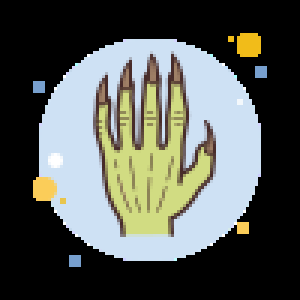
#> input picture image/papel.png, 100 x 100 px (shown 3 times larger); its folder holds only this picture in this run
$ python -i main.py   (imports and definitions only)   (older library calls are emulated)
#> lines starting #> are read from the running program, lines starting #| are printed output that depends on the picture
import tkinter
from tkinter import*
from  tkinter import ttk
from PIL import Image
from PIL import ImageTk
import random
#from Pil import image, ImageTk


# cores --------------------------------
co0 = "#FFFFFF"  # white / branca
co1 = "#333333"  # black / preta
co2 = "#fcc058"  # orange / laranja
co3 = "#fff873"  # yellow / amarela
co4 = "#34eb3d"   # green / verde
co5 = "#e85151"   # red / vermelha

fundo = "#3b3b3b"


# janela
# [4 lines not run here, left out]

#Dividindo a janela


# [1 line that did not run here, left out]
# [1 line not run here, left out]
# [1 line that did not run here, left out]
# [1 line not run here, left out]

# [1 line that did not run here, left out]
# [1 line not run here, left out]


# [1 line that did not run here, left out]
# [1 line not run here, left out]
# [1 line that did not run here, left out]
# [1 line not run here, left out]
# [1 line that did not run here, left out]
# [1 line not run here, left out]

# [1 line that did not run here, left out]
# [1 line not run here, left out]


# [1 line that did not run here, left out]
# [1 line not run here, left out]
# [1 line that did not run here, left out]
# [1 line not run here, left out]
# [1 line that did not run here, left out]
# [1 line not run here, left out]

# [1 line that did not run here, left out]
# [1 line not run here, left out]


# [1 line that did not run here, left out]
# [8 lines not run here, left out]

pontos_voce = 0
pontos_pc = 0
rondas = 5


def jogar(i):
    global rondas
    global pontos_voce
    global pontos_pc

    if rondas > 0:
        print(rondas)
        opcoes = ['Pedra','Papel','Tesoura']
        pc = random.choice(opcoes)
        voce =i

        app_pc['text'] = pc
        app_pc['fg'] = co1

    if voce =='Pedra' and pc == 'Pedra':
        print('empate')
        app_1_linha['bg'] = co0
        app_2_linha['bg'] = co0
        app_linha['bg'] = co3

    elif voce =='Papel' and pc == 'Papel':
        print('empate')
        app_1_linha['bg'] = co0
        app_2_linha['bg'] = co0
        app_linha['bg'] = co3

    elif voce =='Tesoura' and pc == 'Tesoura':
        print('empate')
        app_1_linha['bg'] = co0
        app_2_linha['bg'] = co0
        app_linha['bg'] = co3


        #########################################################################

    elif voce =='Pedra' and pc == 'Papel':
        print('Pc ganhou!')
        app_1_linha['bg'] = co0
        app_2_linha['bg'] = co5
        app_linha['bg'] = co0

        pontos_pc +=10

    elif voce =='Pedra' and pc == 'Papel':
        print('Você ganhou!')
        app_1_linha['bg'] = co4
        app_2_linha['bg'] = co0
        app_linha['bg'] = co0

        pontos_voce +=10

    elif voce =='Papel' and pc == 'Tesoura':
        print('Pc ganhou!')
        app_1_linha['bg'] = co0
        app_2_linha['bg'] = co5
        app_linha['bg'] = co0

        pontos_pc +=10


        ##########################################################################
    elif voce =='Tesoura' and pc == 'Papel':
        print('Você ganhou!')
        app_1_linha['bg'] = co4
        app_2_linha['bg'] = co0
        app_linha['bg'] = co0

        pontos_voce +=10

    elif voce =='Tesoura' and pc == 'Pedra ':
        print('Pc ganhou!')
        app_1_linha['bg'] = co0
        app_2_linha['bg'] = co5
        app_linha['bg'] = co0

        pontos_pc +=10

    elif voce =='Papel' and pc == 'Pedra':
        print('Você ganhou!')
        app_1_linha['bg'] = co4
        app_2_linha['bg'] = co0
        app_linha['bg'] = co0

        pontos_voce +=10


        app_1_pontos['text'] = pontos_voce
        app_2_pontos['text'] = pontos_pc

        rondas -=1


    else:
        fim_do_jogo()


# [78 lines left out: functions iniciar_jogo, fim_do_jogo, not called in this run]


# [1 line that did not run here, left out]
# [4 lines not run here, left out]

>>> import cv2
>>> picture = cv2.imread('image/papel.png', cv2.IMREAD_GRAYSCALE)
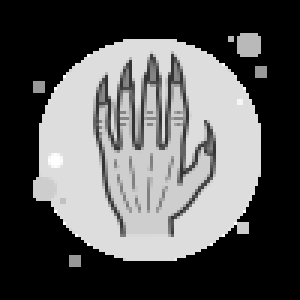
#> picture: shape (100, 100) (shown 3 times larger); min 0, max 255, mean 90
#> (the run stopped early here; a loop or call above may not have finished)
